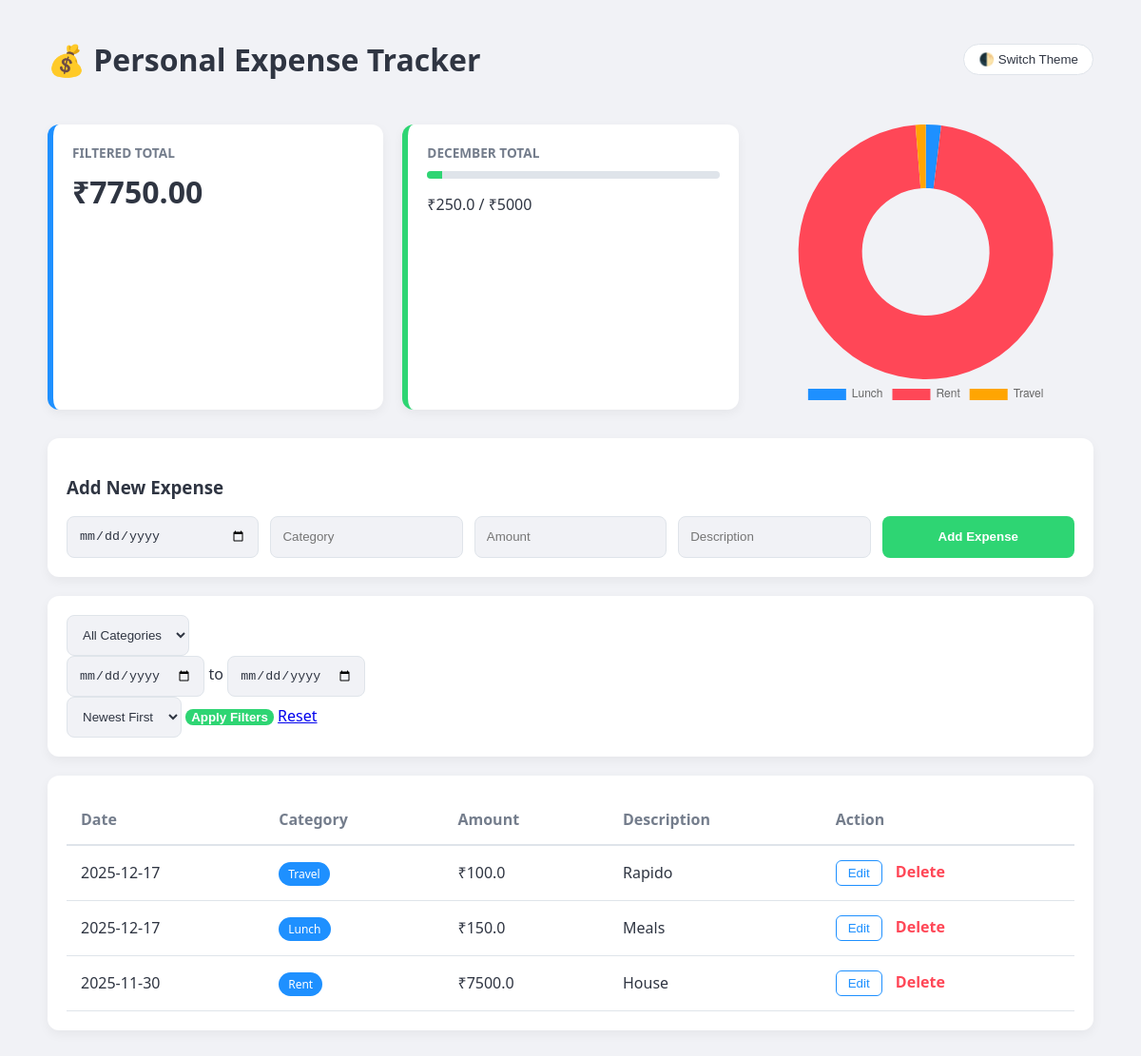
The page / on the database its author committed.
### tables this page shows
CREATE TABLE expenses (
    id INTEGER PRIMARY KEY AUTOINCREMENT,
    date TEXT,
    category TEXT,
    amount REAL,
    description TEXT
);

### app.py (the view, shortened to what this page needs)
@app.route("/", methods=["GET", "POST"])
def index():
    conn = get_db_connection()
    cur = conn.cursor()
    category_filter = request.args.get("category")
    start_date = request.args.get("start_date")
    end_date = request.args.get("end_date")
    sort = request.args.get("sort", "new")
    query = "SELECT * FROM expenses WHERE 1=1"
    params = []
    if category_filter:
        query += " AND category=?"; params.append(category_filter)
    if start_date:
        query += " AND date >= ?"; params.append(start_date)
    if end_date:
        query += " AND date <= ?"; params.append(end_date)
    query += " ORDER BY date DESC" if sort == "new" else " ORDER BY date ASC"
    cur.execute(query, params)
    expenses = cur.fetchall()
    cur.execute(f"SELECT SUM(amount) FROM ({query})", params)
    total = cur.fetchone()[0] or 0
    now = datetime.now()
    current_month_str = now.strftime('%Y-%m')
    cur.execute("SELECT SUM(amount) FROM expenses WHERE date LIKE ?", (f"{current_month_str}%",))
    monthly_total = cur.fetchone()[0] or 0
    cur.execute("SELECT category, SUM(amount) FROM expenses GROUP BY category")
    chart_data = cur.fetchall()
    categories = [row[0] for row in chart_data]
    amounts = [row[1] for row in chart_data]
    conn.close()
    return render_template("index.html",
                           expenses=expenses,
                           total=total,
                           monthly_total=monthly_total,
                           budget=BUDGET_LIMIT,
                           categories=categories,
                           amounts=amounts,
                           current_month_name=now.strftime('%B'))

### app.py (called while the page is built)
def get_db_connection():
    conn = sqlite3.connect("expense.db")
    conn.row_factory = sqlite3.Row
    return conn

### templates/index.html (shortened to what this page needs)
<!DOCTYPE html>
<html lang="en">
<head>
    <link rel="stylesheet" href="{{ url_for('static', filename='style.css') }}">
</head>
<body>
<div class="container">
    <div class="header">
        <h1>💰 Personal Expense Tracker</h1>
        <button id="darkModeToggle" class="mode-btn">🌓 Switch Theme</button>
    </div>
    <div class="summary-section">
        <div class="sum-card filtered">
            <h3>Filtered Total</h3>
            <p class="amt">₹{{ "%.2f"|format(total) }}</p>
        </div>
        <div class="sum-card monthly">
            <h3>{{ current_month_name }} Total</h3>
            <div class="prog-wrapper">
                <div class="prog-bar" style="width: {{ (monthly_total/budget)*100 if monthly_total < budget else 100 }}%;
                     background: {{ '#ff4757' if monthly_total > budget else '#2ed573' }};"></div>
            </div>
            <p>₹{{ monthly_total }} / ₹{{ budget }}</p>
        </div>
        <div class="chart-box">
            <canvas id="expenseChart"></canvas>
        </div>
    </div>
    <div class="card-box">
        <h3 id="formTitle">Add New Expense</h3>
        <form method="post" id="mainForm" class="grid-form">
            <input type="date" name="date" required id="f_date">
            <input type="text" name="category" placeholder="Category" required id="f_cat">
            <input type="number" step="0.01" name="amount" placeholder="Amount" required id="f_amt">
            <input type="text" name="description" placeholder="Description" required id="f_desc">
            <button type="submit" id="submitBtn">Add Expense</button>
        </form>
    </div>
    <div class="filter-bar">
        <form method="get" class="filter-flex">
            <select name="category">
                <option value="">All Categories</option>
            </select>
            <div class="date-inputs">
                <input type="date" name="start_date">
                <span>to</span>
                <input type="date" name="end_date">
            </div>
            <select name="sort">
                <option value="new">Newest First</option>
            </select>
            <button type="submit" class="apply-btn">Apply Filters</button>
            <a href="/" class="reset-link">Reset</a>
        </form>
    </div>
    <div class="table-card">
        <table>
            <thead>
                <tr><th>Date</th><th>Category</th><th>Amount</th><th>Description</th><th>Action</th></tr>
            </thead>
            <tbody>
                {% for row in expenses %}
                <tr class="row-anim">
                    <td>{{ row["date"] }}</td>
                    <td><span class="cat-tag">{{ row["category"] }}</span></td>
                    <td class="bold-amt">₹{{ row["amount"] }}</td>
                    <td>{{ row["description"] }}</td>
                    <td>
                        <button class="edit-action" onclick="prepareEdit({{ row['id'] }}, '{{ row['date'] }}', '{{ row['category'] }}', {{ row['amount'] }}, '{{ row['description'] }}')">Edit</button>
                        <a href="/delete/{{ row['id'] }}" class="del-action" onclick="return confirm('Delete item?')">Delete</a>
                    </td>
                </tr>
                {% endfor %}
            </tbody>
        </table>
    </div>
</div>
<script>
    // Dark Mode logic
    const modeBtn = document.getElementById("darkModeToggle");
    modeBtn.onclick = () => document.body.classList.toggle("dark-theme");
    // Chart logic
    const ctx = document.getElementById('expenseChart').getContext('2d');
    new Chart(ctx, {
        type: 'doughnut',
        data: {
            labels: {{ categories|safe }},
            datasets: [{
                data: {{ amounts|safe }},
                backgroundColor: ['#1e90ff', '#ff4757', '#ffa502', '#2ed573', '#a29bfe'],
                borderWidth: 0
            }]
        },
        options: { responsive: true, maintainAspectRatio: false, plugins: { legend: { position: 'bottom' }}}
    });
    // Edit logic
    function prepareEdit(id, date, cat, amt, desc) {
        document.getElementById('f_date').value = date;
        document.getElementById('f_cat').value = cat;
        document.getElementById('f_amt').value = amt;
        document.getElementById('f_desc').value = desc;
        document.getElementById('mainForm').action = "/edit/" + id;
        document.getElementById('formTitle').innerText = "Update Expense ✏️";
        document.getElementById('submitBtn').innerText = "Update Now";
        document.getElementById('submitBtn').style.background = "#1e90ff";
        window.scrollTo({ top: 0, behavior: 'smooth' });
    }
</script>
</body>
</html>

### static/style.css (style rules this page uses)
:root { --bg: #f1f2f6; --text: #2f3542; --card-bg: #ffffff; --primary: #1e90ff; --border: #dfe4ea; --shadow: rgba(0,0,0,0.05); }
body { background: var(--bg); color: var(--text); font-family: 'Segoe UI', sans-serif; transition: 0.4s; margin: 0; padding: 20px; }
.container { max-width: 1100px; margin: auto; }
.header { display: flex; justify-content: space-between; align-items: center; margin-bottom: 25px; }
.mode-btn { padding: 8px 15px; border-radius: 20px; border: 1px solid var(--border); background: var(--card-bg); color: var(--text); cursor: pointer; transition: 0.3s; }
.summary-section { display: grid; grid-template-columns: 1fr 1fr 1fr; gap: 20px; margin-bottom: 30px; }
.sum-card { padding: 20px; border-radius: 12px; background: var(--card-bg); box-shadow: 0 4px 12px var(--shadow); position: relative; overflow: hidden; }
.sum-card h3 { margin: 0; font-size: 0.85rem; color: #747d8c; text-transform: uppercase; }
.sum-card .amt { font-size: 2rem; font-weight: bold; margin: 10px 0 0; }
.sum-card.filtered { border-left: 6px solid var(--primary); }
.sum-card.monthly { border-left: 6px solid #2ed573; }
.prog-wrapper { width: 100%; background: #dfe4ea; height: 8px; border-radius: 4px; margin: 10px 0; overflow: hidden; }
.prog-bar { height: 100%; transition: width 0.8s ease-out; }
.card-box, .filter-bar, .table-card { background: var(--card-bg); padding: 20px; border-radius: 12px; box-shadow: 0 4px 12px var(--shadow); margin-bottom: 20px; }
.grid-form { display: grid; grid-template-columns: repeat(auto-fit, minmax(150px, 1fr)); gap: 12px; }
input, select { padding: 12px; border: 1px solid var(--border); border-radius: 8px; background: var(--bg); color: var(--text); }
#submitBtn, .apply-btn { background: #2ed573; color: white; border: none; border-radius: 8px; font-weight: bold; cursor: pointer; transition: 0.3s; }
table { width: 100%; border-collapse: collapse; }
th { text-align: left; padding: 15px; border-bottom: 2px solid var(--border); color: #747d8c; }
td { padding: 15px; border-bottom: 1px solid var(--border); }
.row-anim { transition: 0.3s; }
.cat-tag { background: var(--primary); color: white; padding: 4px 10px; border-radius: 15px; font-size: 0.75rem; }
.edit-action { background: none; border: 1px solid var(--primary); color: var(--primary); padding: 5px 12px; border-radius: 6px; cursor: pointer; }
.del-action { color: #ff4757; text-decoration: none; font-weight: bold; margin-left: 10px; }
.row-anim { animation: slideUp 0.4s ease forwards; }

### rows shown on the page
expenses: date "2025-12-17", category "Travel", amount "100.0", description "Rapido"
expenses: date "2025-12-17", category "Lunch", amount "150.0", description "Meals"
expenses: date "2025-11-30", category "Rent", amount "7500.0", description "House"

### other values the page prints
{{ "%.2f"|format(total) }} "7750.00"
{{ monthly_total }} "250.0"
{{ budget }} "5000"
chart data {{ categories|safe }} ['Lunch', 'Rent', 'Travel']
chart data {{ amounts|safe }} [150.0, 7500.0, 100.0]
